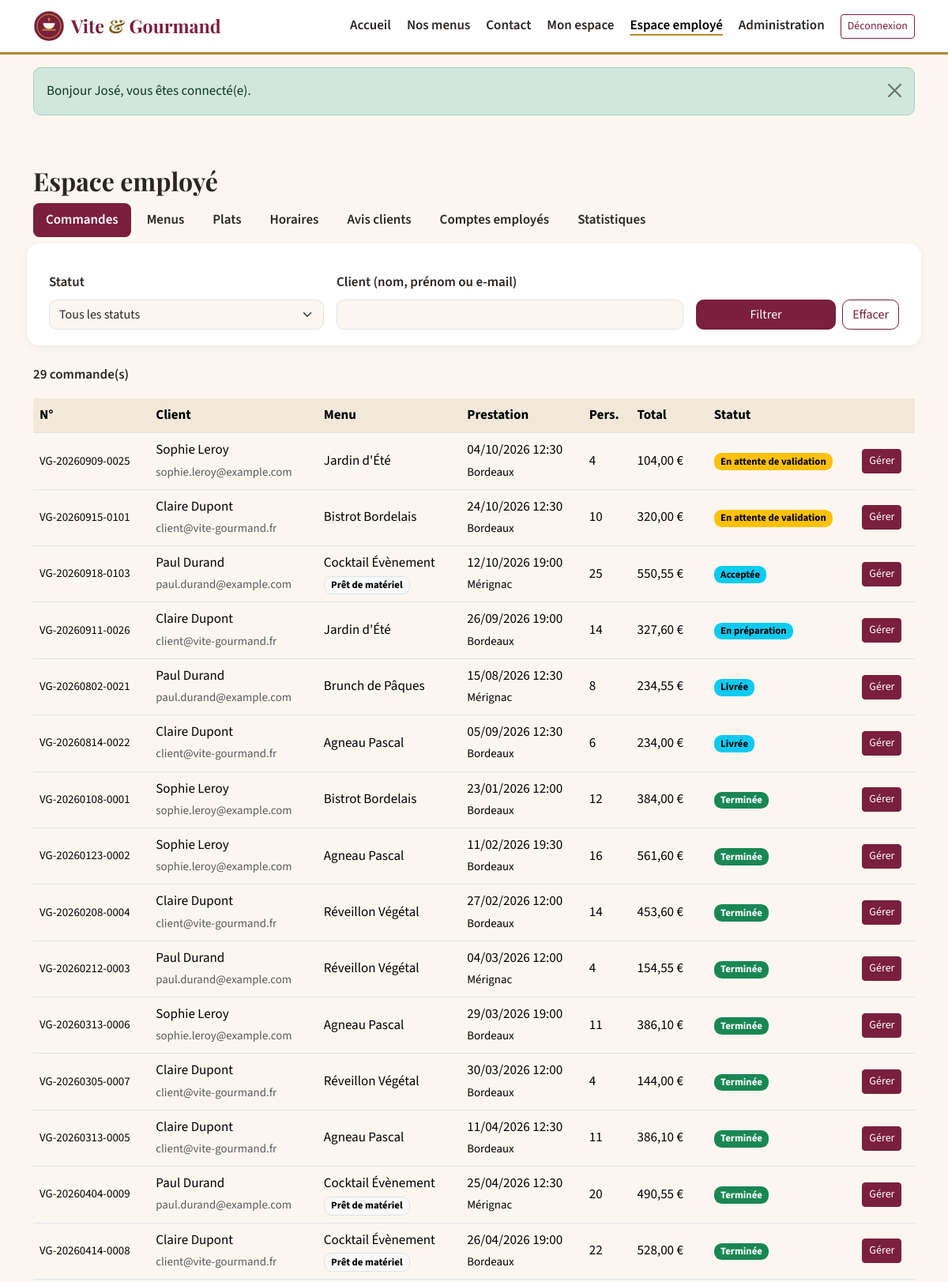
Screenshot of /employe (signed in, upper part) with the database file from the repository.
### tables this page shows
CREATE TABLE commande (
    numero_commande       VARCHAR(50) PRIMARY KEY,
    utilisateur_id        INT NULL,                   
    menu_id               INT NOT NULL,
    date_commande         DATETIME NOT NULL DEFAULT CURRENT_TIMESTAMP,
    date_prestation       DATE NOT NULL,
    heure_livraison       TIME NOT NULL,
    adresse_livraison     VARCHAR(255) NOT NULL,
    code_postal_livraison VARCHAR(10) NOT NULL,
    ville_livraison       VARCHAR(100) NOT NULL,
    distance_km           DECIMAL(7,2) NOT NULL DEFAULT 0,
    nom_client            VARCHAR(80) NOT NULL,
    prenom_client         VARCHAR(80) NOT NULL,
    email_client          VARCHAR(180) NOT NULL,
    telephone_client      VARCHAR(20) NOT NULL,
    nombre_personne       INT NOT NULL,
    prix_menu             DECIMAL(10,2) NOT NULL,     
    reduction             DECIMAL(10,2) NOT NULL DEFAULT 0,
    prix_livraison        DECIMAL(10,2) NOT NULL DEFAULT 0,
    prix_total            DECIMAL(10,2) NOT NULL,
    statut                VARCHAR(40) NOT NULL DEFAULT 'en_attente',
    pret_materiel         TINYINT(1) NOT NULL DEFAULT 0,
    restitution_materiel  TINYINT(1) NOT NULL DEFAULT 0,
    motif_annulation      VARCHAR(500) NULL,
    mode_contact          VARCHAR(20) NULL,           
    CONSTRAINT fk_commande_utilisateur FOREIGN KEY (utilisateur_id)
        REFERENCES utilisateur(utilisateur_id) ON DELETE SET NULL,
    CONSTRAINT fk_commande_menu FOREIGN KEY (menu_id) REFERENCES menu(menu_id),
    INDEX idx_commande_statut (statut)
);

CREATE TABLE menu (
    menu_id                  INT AUTO_INCREMENT PRIMARY KEY,
    titre                    VARCHAR(120) NOT NULL,
    description              TEXT NOT NULL,
    nombre_personne_minimum  INT NOT NULL CHECK (nombre_personne_minimum >= 1),
    prix_par_personne        DECIMAL(8,2) NOT NULL CHECK (prix_par_personne >= 0),
    conditions               TEXT NOT NULL,           
    quantite_restante        INT NOT NULL DEFAULT 0 CHECK (quantite_restante >= 0),  
    theme_id                 INT NOT NULL,            
    regime_id                INT NOT NULL,            
    actif                    TINYINT(1) NOT NULL DEFAULT 1,
    CONSTRAINT fk_menu_theme  FOREIGN KEY (theme_id)  REFERENCES theme(theme_id),
    CONSTRAINT fk_menu_regime FOREIGN KEY (regime_id) REFERENCES regime(regime_id)
);

### src/Core/View.php (called while the page is built, shortened)
<?php
final class View
{
    public static function render(string $view, array $data = [], string $layout = 'layout/main'): void
    {
        extract($data, EXTR_SKIP);
        require ROOT_PATH . '/views/' . $view . '.php';
    }
}

### src/Controllers/EmployeController.php (called while the page is built, shortened)
<?php
final class EmployeController
{
    public function commandes(): void
    {
        $statut = isset($_GET['statut']) && array_key_exists($_GET['statut'], STATUTS) ? $_GET['statut'] : null;
        $client = isset($_GET['client']) && is_string($_GET['client']) ? mb_substr(trim($_GET['client']), 0, 100) : null;
        View::render('employe/commandes', [
            'titre'     => 'Gestion des commandes',
            'commandes' => (new Commande())->search($statut, $client ?: null),
            'statut'    => $statut,
            'client'    => $client,
        ], 'layout/main');
    }
}

### public/index.php (called while the page is built, shortened)
<?php
$E = [Auth::EMPLOYE, Auth::ADMIN];
$A = [Auth::ADMIN];
$U = [Auth::UTILISATEUR, Auth::EMPLOYE, Auth::ADMIN];
$r = new Router();
$r->get('/', [HomeController::class, 'index']);
$r->get('/mentions-legales', [HomeController::class, 'mentions']);
$r->get('/cgv', [HomeController::class, 'cgv']);
$r->get('/confidentialite', [HomeController::class, 'confidentialite']);
$r->get('/plats/{id}/photo', [HomeController::class, 'photoPlat']);
$r->get('/menus', [MenuController::class, 'index']);
$r->get('/api/menus', [MenuController::class, 'api']);
$r->get('/menus/{id}', [MenuController::class, 'show']);
$r->get('/contact', [ContactController::class, 'form']);
$r->post('/contact', [ContactController::class, 'send']);
$r->get('/inscription', [AuthController::class, 'registerForm']);
$r->post('/inscription', [AuthController::class, 'register']);
$r->get('/connexion', [AuthController::class, 'loginForm']);
$r->post('/connexion', [AuthController::class, 'login']);
$r->post('/deconnexion', [AuthController::class, 'logout']);
$r->get('/mot-de-passe-oublie', [AuthController::class, 'forgotForm']);
$r->post('/mot-de-passe-oublie', [AuthController::class, 'forgot']);
$r->get('/reinitialiser-mot-de-passe', [AuthController::class, 'resetForm']);
$r->post('/reinitialiser-mot-de-passe', [AuthController::class, 'reset']);
$r->get('/commande', [CommandeController::class, 'form'], $U);
$r->post('/commande', [CommandeController::class, 'store'], $U);
$r->post('/api/prix', [CommandeController::class, 'apiPrix'], $U);
$r->get('/compte', [CompteController::class, 'index'], $U);
$r->get('/compte/profil', [CompteController::class, 'profilForm'], $U);
$r->post('/compte/profil', [CompteController::class, 'profil'], $U);
$r->post('/compte/mot-de-passe', [CompteController::class, 'password'], $U);
$r->post('/compte/supprimer', [CompteController::class, 'delete'], $U);
$r->get('/compte/commandes/{numero}', [CompteController::class, 'show'], $U);
$r->get('/compte/commandes/{numero}/modifier', [CompteController::class, 'editForm'], $U);
$r->post('/compte/commandes/{numero}/modifier', [CompteController::class, 'update'], $U);
$r->post('/compte/commandes/{numero}/annuler', [CompteController::class, 'cancel'], $U);
$r->post('/compte/commandes/{numero}/avis', [CompteController::class, 'avis'], $U);
$r->get('/employe', [EmployeController::class, 'commandes'], $E);
$r->get('/employe/commandes', [EmployeController::class, 'commandes'], $E);
$r->get('/employe/commandes/{numero}', [EmployeController::class, 'commande'], $E);
$r->post('/employe/commandes/{numero}/statut', [EmployeController::class, 'statut'], $E);
$r->post('/employe/commandes/{numero}/annuler', [EmployeController::class, 'annuler'], $E);
$r->get('/employe/commandes/{numero}/modifier', [EmployeController::class, 'modifierForm'], $E);
$r->post('/employe/commandes/{numero}/modifier', [EmployeController::class, 'modifier'], $E);
$r->get('/employe/menus', [EmployeController::class, 'menus'], $E);
$r->get('/employe/menus/nouveau', [EmployeController::class, 'menuForm'], $E);
$r->post('/employe/menus/nouveau', [EmployeController::class, 'menuSave'], $E);
$r->get('/employe/menus/{id}', [EmployeController::class, 'menuForm'], $E);
$r->post('/employe/menus/{id}', [EmployeController::class, 'menuSave'], $E);
$r->post('/employe/menus/{id}/supprimer', [EmployeController::class, 'menuDelete'], $E);
$r->post('/employe/menus/{id}/reactiver', [EmployeController::class, 'menuReactiver'], $E);
$r->post('/employe/images/{id}/supprimer', [EmployeController::class, 'imageDelete'], $E);
$r->get('/employe/plats', [EmployeController::class, 'plats'], $E);
$r->get('/employe/plats/nouveau', [EmployeController::class, 'platForm'], $E);
$r->post('/employe/plats/nouveau', [EmployeController::class, 'platSave'], $E);
$r->get('/employe/plats/{id}', [EmployeController::class, 'platForm'], $E);
$r->post('/employe/plats/{id}', [EmployeController::class, 'platSave'], $E);
$r->post('/employe/plats/{id}/supprimer', [EmployeController::class, 'platDelete'], $E);
$r->get('/employe/horaires', [EmployeController::class, 'horaires'], $E);
$r->post('/employe/horaires', [EmployeController::class, 'horairesSave'], $E);
$r->get('/employe/avis', [EmployeController::class, 'avis'], $E);
$r->post('/employe/avis/{id}', [EmployeController::class, 'avisModerer'], $E);
$r->get('/admin', [AdminController::class, 'index'], $A);
$r->get('/admin/employes', [AdminController::class, 'employes'], $A);
$r->post('/admin/employes', [AdminController::class, 'createEmploye'], $A);
$r->post('/admin/employes/{id}/statut', [AdminController::class, 'toggleEmploye'], $A);
$r->get('/api/admin/stats', [AdminController::class, 'apiStats'], $A);
try {
    $r->dispatch($_SERVER['REQUEST_METHOD'] ?? 'GET', $_SERVER['REQUEST_URI'] ?? '/');
} catch (Throwable $e) {
    error_log('[Erreur] ' . $e->getMessage() . ' @ ' . $e->getFile() . ':' . $e->getLine());
    http_response_code(500);
    if (Env::get('APP_DEBUG') === 'true') {
        echo '<pre>' . e((string) $e) . '</pre>';
        exit;
    }
    View::render('pages/erreur', ['titre' => 'Erreur', 'code' => 500, 'message' => 'Une erreur est survenue. Merci de réessayer plus tard.']);
}

### src/Models/Model.php (called while the page is built, shortened)
<?php
abstract class Model
{
    protected PDO $db;
    public function __construct()
    {
        $this->db = Database::get();
    }
    protected function all(string $sql, array $params = []): array
    {
        $stmt = $this->db->prepare($sql);
        $stmt->execute($params);
        return $stmt->fetchAll();
    }
}

### src/Core/Database.php (called while the page is built, shortened)
<?php
final class Database
{
    private static ?PDO $pdo = null;
    public static function get(): PDO
    {
        if (self::$pdo === null) {
            $dsn = sprintf(
                'mysql:host=%s;port=%s;dbname=%s;charset=utf8mb4',
                Env::get('DB_HOST', '127.0.0.1'),
                Env::get('DB_PORT', '3306'),
                Env::get('DB_NAME', 'vite_gourmand')
            );
            $options = [
                PDO::ATTR_ERRMODE            => PDO::ERRMODE_EXCEPTION,
                PDO::ATTR_DEFAULT_FETCH_MODE => PDO::FETCH_ASSOC,
                PDO::ATTR_EMULATE_PREPARES   => false,
            ];
            self::$pdo = new PDO($dsn, Env::get('DB_USER', 'root'), Env::get('DB_PASSWORD', ''), $options);
            self::$pdo->exec("SET time_zone = '" . (new \DateTime())->format('P') . "'");
        }
        return self::$pdo;
    }
}

### src/Models/Commande.php (called while the page is built, shortened)
<?php
final class Commande extends Model
{
    public function search(?string $statut, ?string $client): array
    {
        $where = [];
        $params = [];
        $sql = self::SELECT . ($where ? ' WHERE ' . implode(' AND ', $where) : '') .
            " ORDER BY FIELD(c.statut, 'en_attente', 'accepte', 'en_preparation', 'en_cours_livraison', 'livre', 'attente_retour_materiel', 'terminee', 'annulee'), c.date_prestation";
        return $this->all($sql, $params);
    }
}

### views/employe/commandes.php (the view, shortened to what this page needs)
<div class="container py-5">
    <h1 class="h2">Espace employé</h1>
    <?php require ROOT_PATH . '/views/employe/_nav.php'; ?>
    <form class="filtres row g-3 align-items-end mb-4" method="get" action="/employe/commandes" role="search" aria-label="Filtrer les commandes">
        <div class="col-md-4">
            <label for="statut" class="form-label">Statut</label>
            <select class="form-select" id="statut" name="statut">
                <option value="">Tous les statuts</option>
            </select>
        </div>
        <div class="col-md-5">
            <label for="client" class="form-label">Client (nom, prénom ou e-mail)</label>
            <input type="search" class="form-control" id="client" name="client" value="<?= e($client) ?>">
        </div>
        <div class="col-md-3 d-flex gap-2">
            <button type="submit" class="btn btn-primary flex-fill">Filtrer</button>
            <a href="/employe/commandes" class="btn btn-outline-primary">Effacer</a>
        </div>
    </form>
    <p class="fw-semibold" role="status"><?= count($commandes) ?> commande(s)</p>
    <div class="table-responsive">
        <table class="table align-middle bg-white">
            <thead>
            <tr><th scope="col">N°</th><th scope="col">Client</th><th scope="col">Menu</th><th scope="col">Prestation</th>
                <th scope="col">Pers.</th><th scope="col">Total</th><th scope="col">Statut</th><th scope="col"><span class="visually-hidden">Actions</span></th></tr>
            </thead>
            <tbody>
            <?php foreach ($commandes as $c): ?>
                <tr>
                    <td class="small"><?= e($c['numero_commande']) ?></td>
                    <td><?= e($c['prenom_client'] . ' ' . $c['nom_client']) ?><br><span class="small text-muted"><?= e($c['email_client']) ?></span></td>
                    <td><?= e($c['menu_titre']) ?><?= (int) $c['pret_materiel'] ? '<br><span class="badge text-bg-light border">Prêt de matériel</span>' : '' ?></td>
                    <td><?= date_fr($c['date_prestation']) ?> <?= e(substr($c['heure_livraison'], 0, 5)) ?><br><span class="small"><?= e($c['ville_livraison']) ?></span></td>
                    <td><?= (int) $c['nombre_personne'] ?></td>
                    <td><?= prix($c['prix_total']) ?></td>
                    <td><?= statut_badge($c['statut']) ?></td>
                    <td><a class="btn btn-sm btn-primary" href="/employe/commandes/<?= e($c['numero_commande']) ?>">Gérer<span class="visually-hidden"> la commande <?= e($c['numero_commande']) ?></span></a></td>
                </tr>
            <?php endforeach; ?>
            </tbody>
        </table>
    </div>
</div>

### src/helpers.php (shortened to what this page needs)
<?php
function e(mixed $value): string
{
    return htmlspecialchars((string) ($value ?? ''), ENT_QUOTES | ENT_SUBSTITUTE, 'UTF-8');
}
function prix(float|string|null $montant): string
{
    return number_format((float) $montant, 2, ',', ' ') . ' €';
}
function date_fr(?string $date, bool $withTime = false): string
{
    $d = new DateTimeImmutable($date);
    return $withTime ? $d->format('d/m/Y à H:i') : $d->format('d/m/Y');
}
function statut_label(string $s): string
{
    return STATUTS[$s] ?? $s;
}
function statut_badge(string $s): string
{
    $class = match ($s) {
        'en_attente' => 'text-bg-warning',
        'annulee' => 'text-bg-secondary',
        'terminee' => 'text-bg-success',
        'attente_retour_materiel' => 'text-bg-danger',
        default => 'text-bg-info',
    };
    return '<span class="badge ' . $class . '">' . e(statut_label($s)) . '</span>';
}

### src/Core/Router.php (shortened to what this page needs)
<?php
final class Router
{
    private array $routes = [];
    private function add(string $method, string $path, array $handler, array $roles): void
    {
        $pattern = preg_replace('#\{(\w+)\}#', '(?P<$1>[A-Za-z0-9\-]+)', $path);
        $this->routes[] = [$method, '#^' . $pattern . '$#', $handler, $roles];
    }
    public function dispatch(string $method, string $uri): void
    {
        $path = rawurldecode(parse_url($uri, PHP_URL_PATH) ?: '/');
        $path = $path !== '/' ? rtrim($path, '/') : '/';
        foreach ($this->routes as [$m, $regex, $handler, $roles]) {
            if ($m !== $method || !preg_match($regex, $path, $matches)) {
                continue;
            }
            $params = array_filter($matches, 'is_string', ARRAY_FILTER_USE_KEY);
            [$class, $action] = $handler;
            (new $class())->$action(...array_values($params));
            return;
        }
    }
}

### public/assets/css/style.css (style rules this page uses)
:root { --vg-bordeaux: #7A1F3D; --vg-bordeaux-fonce: #5A1229; --vg-or: #B8862F; --vg-or-texte: #7D5A17; --vg-creme: #FBF7F0; --vg-creme-fonce: #F1E8DA; --vg-anthracite: #2A2522; --vg-sauge: #4F6B4A; --bs-primary: #7A1F3D; --bs-primary-rgb: 122, 31, 61; --bs-body-font-family: "Source Sans 3", system-ui, -apple-system, "Segoe UI", sans-serif; --bs-body-color: #2A2522; --bs-body-bg: #FBF7F0; --bs-link-color: #7A1F3D; --bs-link-color-rgb: 122, 31, 61; --bs-link-hover-color: #5A1229; --bs-border-radius: .6rem; }
body { font-size: 1.0625rem; line-height: 1.6; }
h1, h2, h3, .h1, .h2, .h3, .navbar-brand, .display-5 { font-family: "Playfair Display", Georgia, serif; font-weight: 700; }
h1, .h1 { color: var(--vg-bordeaux); }
.btn-primary { --bs-btn-bg: var(--vg-bordeaux); --bs-btn-border-color: var(--vg-bordeaux); --bs-btn-hover-bg: var(--vg-bordeaux-fonce); --bs-btn-hover-border-color: var(--vg-bordeaux-fonce); --bs-btn-active-bg: var(--vg-bordeaux-fonce); --bs-btn-disabled-bg: #9c6b7b; --bs-btn-disabled-border-color: #9c6b7b; }
.btn-outline-primary { --bs-btn-color: var(--vg-bordeaux); --bs-btn-border-color: var(--vg-bordeaux); --bs-btn-hover-bg: var(--vg-bordeaux); --bs-btn-hover-border-color: var(--vg-bordeaux); --bs-btn-active-bg: var(--vg-bordeaux-fonce); }
.filtres { background: #fff; border-radius: 1rem; padding: 1.25rem; box-shadow: 0 2px 10px rgba(42,37,34,.06); }
@media (min-width: 992px) { .filtres { position: sticky; top: 90px; } }
.form-label { font-weight: 600; }
.table thead th { background: var(--vg-creme-fonce); }

### rows the page displays
commande: numero_commande "VG-20260909-0025", prenom_client+nom_client "Sophie Leroy", email_client "sophie.leroy@example.com", menu.titre "Jardin d'Été", date_prestation "04/10/2026", heure_livraison "12:30", ville_livraison "Bordeaux", nombre_personne "4", prix_total "104,00 €", statut "En attente de validation"
commande: numero_commande "VG-20260915-0101", prenom_client+nom_client "Claire Dupont", email_client "client@vite-gourmand.fr", menu.titre "Bistrot Bordelais", date_prestation "24/10/2026", heure_livraison "12:30", ville_livraison "Bordeaux", nombre_personne "10", prix_total "320,00 €", statut "En attente de validation"
commande: numero_commande "VG-20260918-0103", prenom_client+nom_client "Paul Durand", email_client "paul.durand@example.com", menu.titre "Cocktail Évènement", pret_materiel "Prêt de matériel", date_prestation "12/10/2026", heure_livraison "19:00", ville_livraison "Mérignac", nombre_personne "25", prix_total "550,55 €", statut "Acceptée"
commande: numero_commande "VG-20260911-0026", prenom_client+nom_client "Claire Dupont", email_client "client@vite-gourmand.fr", menu.titre "Jardin d'Été", date_prestation "26/09/2026", heure_livraison "19:00", ville_livraison "Bordeaux", nombre_personne "14", prix_total "327,60 €", statut "En préparation"
commande: numero_commande "VG-20260802-0021", prenom_client+nom_client "Paul Durand", email_client "paul.durand@example.com", menu.titre "Brunch de Pâques", date_prestation "15/08/2026", heure_livraison "12:30", ville_livraison "Mérignac", nombre_personne "8", prix_total "234,55 €", statut "Livrée"
commande: numero_commande "VG-20260814-0022", prenom_client+nom_client "Claire Dupont", email_client "client@vite-gourmand.fr", menu.titre "Agneau Pascal", date_prestation "05/09/2026", heure_livraison "12:30", ville_livraison "Bordeaux", nombre_personne "6", prix_total "234,00 €", statut "Livrée"
commande: numero_commande "VG-20260108-0001", prenom_client+nom_client "Sophie Leroy", email_client "sophie.leroy@example.com", menu.titre "Bistrot Bordelais", date_prestation "23/01/2026", heure_livraison "12:00", ville_livraison "Bordeaux", nombre_personne "12", prix_total "384,00 €", statut "Terminée"
commande: numero_commande "VG-20260123-0002", prenom_client+nom_client "Sophie Leroy", email_client "sophie.leroy@example.com", menu.titre "Agneau Pascal", date_prestation "11/02/2026", heure_livraison "19:30", ville_livraison "Bordeaux", nombre_personne "16", prix_total "561,60 €", statut "Terminée"
commande: numero_commande "VG-20260208-0004", prenom_client+nom_client "Claire Dupont", email_client "client@vite-gourmand.fr", menu.titre "Réveillon Végétal", date_prestation "27/02/2026", heure_livraison "12:00", ville_livraison "Bordeaux", nombre_personne "14", prix_total "453,60 €", statut "Terminée"
commande: numero_commande "VG-20260212-0003", prenom_client+nom_client "Paul Durand", email_client "paul.durand@example.com", menu.titre "Réveillon Végétal", date_prestation "04/03/2026", heure_livraison "12:00", ville_livraison "Mérignac", nombre_personne "4", prix_total "154,55 €", statut "Terminée"
commande: numero_commande "VG-20260313-0006", prenom_client+nom_client "Sophie Leroy", email_client "sophie.leroy@example.com", menu.titre "Agneau Pascal", date_prestation "29/03/2026", heure_livraison "19:00", ville_livraison "Bordeaux", nombre_personne "11", prix_total "386,10 €", statut "Terminée"
commande: numero_commande "VG-20260305-0007", prenom_client+nom_client "Claire Dupont", email_client "client@vite-gourmand.fr", menu.titre "Réveillon Végétal", date_prestation "30/03/2026", heure_livraison "12:00", ville_livraison "Bordeaux", nombre_personne "4", prix_total "144,00 €", statut "Terminée"
commande: numero_commande "VG-20260313-0005", prenom_client+nom_client "Claire Dupont", email_client "client@vite-gourmand.fr", menu.titre "Agneau Pascal", date_prestation "11/04/2026", heure_livraison "12:30", ville_livraison "Bordeaux", nombre_personne "11", prix_total "386,10 €", statut "Terminée"
commande: numero_commande "VG-20260404-0009", prenom_client+nom_client "Paul Durand", email_client "paul.durand@example.com", menu.titre "Cocktail Évènement", pret_materiel "Prêt de matériel", date_prestation "25/04/2026", heure_livraison "12:30", ville_livraison "Mérignac", nombre_personne "20", prix_total "490,55 €", statut "Terminée"
commande: numero_commande "VG-20260414-0008", prenom_client+nom_client "Claire Dupont", email_client "client@vite-gourmand.fr", menu.titre "Cocktail Évènement", pret_materiel "Prêt de matériel", date_prestation "26/04/2026", heure_livraison "19:00", ville_livraison "Bordeaux", nombre_personne "22", prix_total "528,00 €", statut "Terminée"

### other values shown
$f['message'] "Bonjour José, vous êtes connecté(e)."
